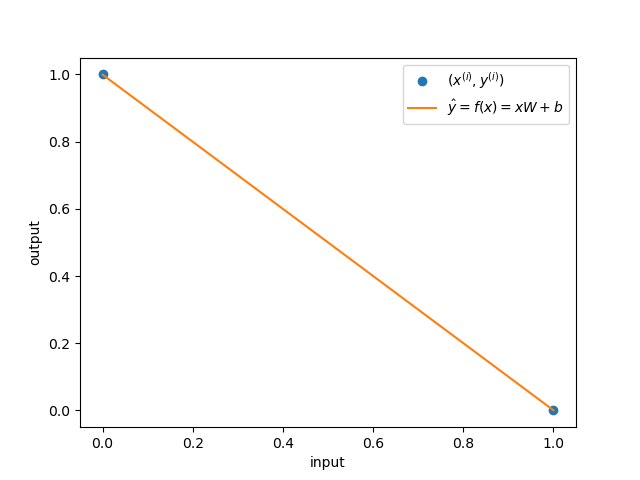

Write Python code to recreate this figure.
from curses import termname
from pickletools import optimize
from statistics import mode
from xml.etree.ElementTree import tostring
import torch
import numpy as np
import matplotlib.pyplot as plt

x_train = torch.tensor([[0.0], [1.0]])
y_train = torch.tensor([[1.0], [0.0]])

class CrossEntropyNOTModel:
    def __init__(self):
        # Model variables
        self.W = torch.tensor([[0.0]], requires_grad=True)
        self.b = torch.tensor([[0.0]], requires_grad=True)
        
    def logits(self, x):
        return x @ self.W + self.b
        
    def f(self, x):
        return torch.nn.Sigmoid()(self.logits(x))

    def loss(self, x, y):
        return torch.nn.functional.binary_cross_entropy_with_logits(self.logits(x), y)


model = CrossEntropyNOTModel()
optimizer = torch.optim.SGD([model.W, model.b], 10.0)
for epoch in range(1_000):
    model.loss(x_train, y_train).backward()
    optimizer.step()
    optimizer.zero_grad()
    
    if epoch % 10000 == 0: print("epoch: ", epoch)
    
#Print model variables and loss
print("W = %s, b = %s, loss = %s" % (model.W, model.b, model.loss(x_train, y_train)))

print("Give 0.0 and expect 1.0 => %s" % model.f(x_train[0:1, :]))
print("Give 1.0 and expect 0.0 => %s" % model.f(x_train[1:2, :]))

plt.plot(x_train, y_train, 'o', label='$(x^{(i)},y^{(i)})$')
plt.xlabel('input')
plt.ylabel('output')
plt.plot(x_train, model.f(x_train).detach(), label='$\\hat y = f(x) = xW+b$')
plt.legend()
plt.savefig("./2/a.png")
